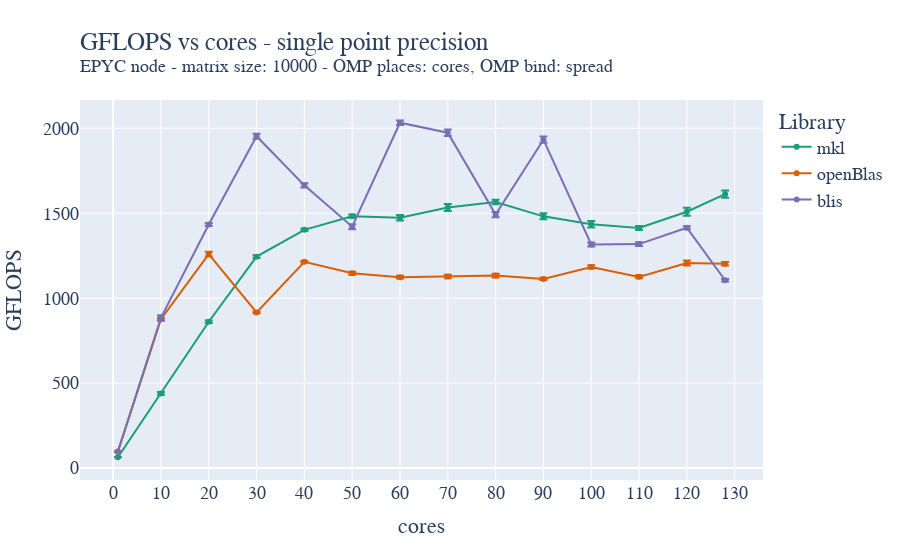

Notebook source saved alongside this figure:
### Code cell
fig = go.Figure()

fig.add_trace(go.Scatter(x=mkl_float_avg["cores"]["mean"], y=mkl_float_avg["gflops"]["mean"], name='mkl',
                         error_y=dict(
                             type="data",
                             array=mkl_float_avg["gflops"]["std"],
                             visible=True)))
fig.add_trace(go.Scatter(x=oblas_float_avg["cores"]["mean"], y=oblas_float_avg["gflops"]["mean"], name='openBlas',
                         error_y=dict(
                             type="data",
                             array=oblas_float_avg["gflops"]["std"],
                             visible=True)))
fig.add_trace(go.Scatter(x=blis_float_avg["cores"]["mean"], y=blis_float_avg["gflops"]["mean"], name='blis',
                         error_y=dict(
                             type="data",
                             array=blis_float_avg["gflops"]["std"],
                             visible=True)))
fig.update_layout(
    title=go.layout.Title(
        text="GFLOPS vs cores - single point precision<br><sup>EPYC node - matrix size: 10000 - OMP places: cores, OMP bind: spread</sup>",
        xref="paper",
        x=0,
    ),
    xaxis_title="cores",
    xaxis = dict(
        tickmode = 'linear',
        tick0 = '0',
        dtick = '10'
    ),
    yaxis_title="GFLOPS",
    legend_title="Library",
    font=dict(
        family="Courier New, monospace",
        size=18,
    ),
    colorway=["#1b9e77","#d95f02", "#7570b3"]
)
fig.show()
fig.write_image("/home/andres/hpc/Foundations_of_HPC_2022/Assignment/my_assignment/report/images/fixed_size_epyc_float_gflops_spread.pdf", height=500, width=1000)

### Figure 1 — Plotly figure (JSON) as saved in the notebook; plotly's stock layout.template omitted (floating-point values rounded to 4 significant figures)
{"data": [{"error_y": {"array": [0.6122, 8.457, 7.473, 7.996, 7.42, 9.696, 16.24, 20.22, 13.08, 17.51, 18.86, 11.83, 24.06, 21.46], "type": "data", "visible": true}, "name": "mkl", "type": "scatter", "x": [1, 10, 20, 30, 40, 50, 60, 70, 80, 90, 100, 110, 120, 128], "y": [63.94, 439.8, 861.6, 1245.0, 1403.0, 1483.0, 1473.0, 1534.0, 1566.0, 1482.0, 1436.0, 1413.0, 1509.0, 1612.0]}, {"error_y": {"array": [1.232, 7.077, 14.32, 4.78, 4.034, 8.661, 8.794, 10.73, 10.79, 7.029, 9.916, 8.727, 14.23, 10.2], "type": "data", "visible": true}, "name": "openBlas", "type": "scatter", "x": [1, 10, 20, 30, 40, 50, 60, 70, 80, 90, 100, 110, 120, 128], "y": [96.82, 876.1, 1260.0, 916.0, 1215.0, 1147.0, 1124.0, 1128.0, 1133.0, 1114.0, 1184.0, 1126.0, 1208.0, 1203.0]}, {"error_y": {"array": [0.1696, 15.62, 9.135, 14.99, 11.97, 15.01, 12.99, 18.89, 15.25, 18.76, 11.2, 10.91, 8.894, 7.275], "type": "data", "visible": true}, "name": "blis", "type": "scatter", "x": [1, 10, 20, 30, 40, 50, 60, 70, 80, 90, 100, 110, 120, 128], "y": [97.42, 884.9, 1434.0, 1953.0, 1664.0, 1421.0, 2033.0, 1974.0, 1493.0, 1933.0, 1316.0, 1319.0, 1415.0, 1106.0]}], "layout": {"colorway": ["#1b9e77", "#d95f02", "#7570b3"], "font": {"family": "Courier New, monospace", "size": 18}, "legend": {"title": {"text": "Library"}}, "title": {"text": "GFLOPS vs cores - single point precision<br><sup>EPYC node - matrix size: 10000 - OMP places: cores, OMP bind: spread</sup>", "x": 0, "xref": "paper"}, "xaxis": {"dtick": "10", "tick0": "0", "tickmode": "linear", "title": {"text": "cores"}}, "yaxis": {"title": {"text": "GFLOPS"}}}}
